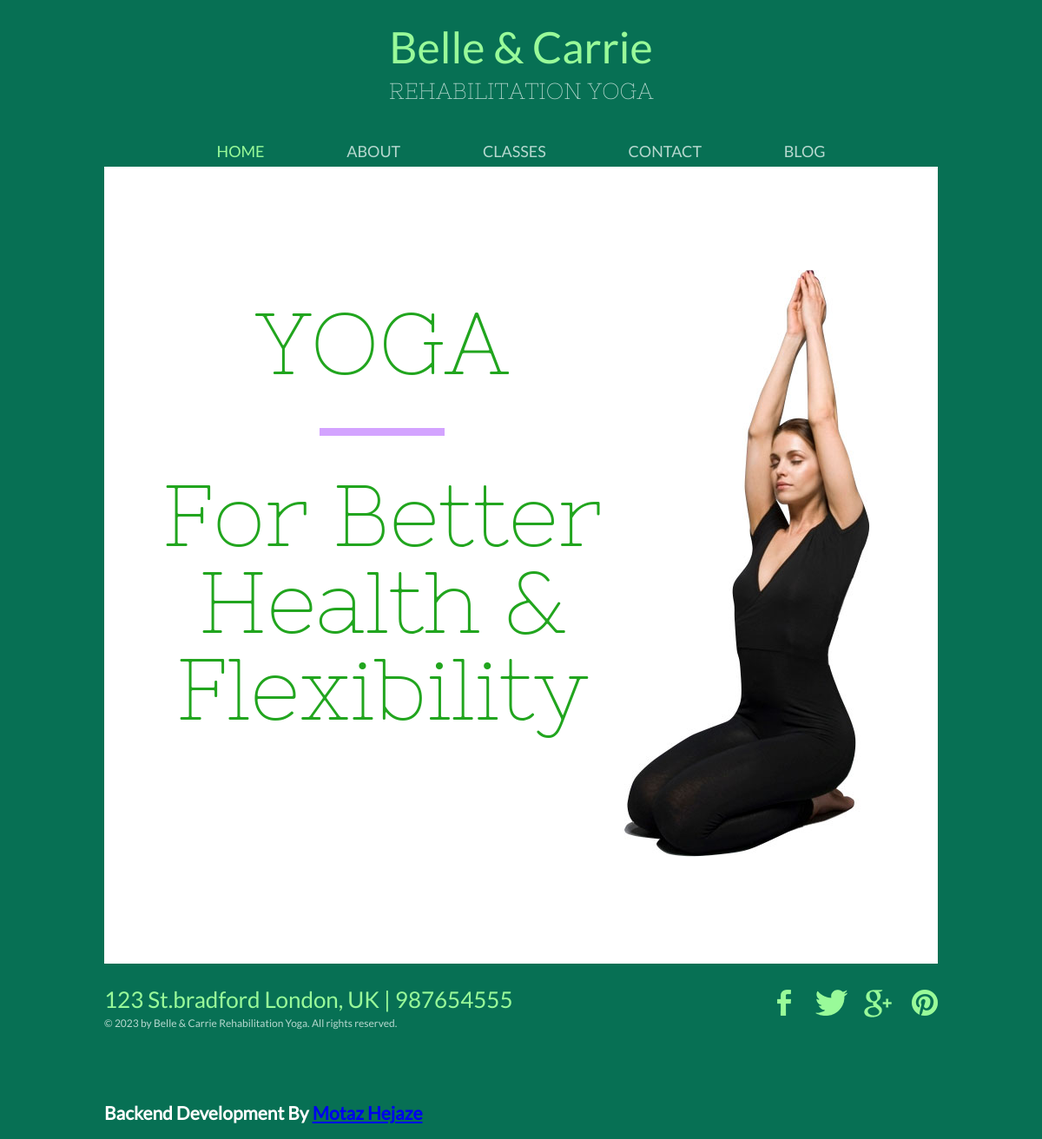
The page / on the database its author committed.
### yoga/models.py (models this page shows)
class Information(models.Model):
    address = models.CharField(max_length=50)
    phone = models.CharField(max_length=20)
    facebook = models.URLField(max_length=50)
    twitter = models.URLField(max_length=50)
    pinterest = models.URLField(max_length=50)
    google = models.URLField(max_length=50)
    background = models.ImageField(upload_to='website_images')

### yoga/views.py (the view)
# urls.py: 2. Add a URL to urlpatterns:  path('', views.home, name='home')
def home(request):
    site_infos = Information.objects.first()
    data = {'site_infos':site_infos}
    return render(request, 'yoga/home.html' , context=data)

### yoga/templates/yoga/home.html
{% extends "layout.html" %}
{% block content %}
	<div id="body">
		<div id="tagline">
			<h1>Yoga</h1>
			<p>
				For Better Health &amp; Flexibility
			</p>
		</div>
		<img src="{{ site_infos.background.url }}" alt="lady doing yoga" class="figure">
	</div>
	<div id="footer">
		<div>
			<span>{{ site_infos.address }} | {{ site_infos.phone }}</span>
			<p>
				&copy; 2023 by Belle &amp; Carrie Rehabilitation Yoga. All rights reserved.
			</p>
		</div>
		<div id="connect">
			<a href="{{ site_infos.facebook }}" id="facebook" target="_blank">Facebook</a>
			<a href="{{ site_infos.twitter }}" id="twitter" target="_blank">Twitter</a>
			<a href="{{ site_infos.google }}" id="googleplus" target="_blank">Google&#43;</a>
			<a href="{{ site_infos.pinterest }}" id="pinterest" target="_blank">Pinterest</a>
		</div>
	</div>
{% endblock %}

### yoga/static/yoga/css/style.css (style rules this page uses)
body { background: #077054; color: #315f52; font-family: 'latoregular'; font-size: 14px; margin: 0; padding: 0; }
a { outline: none; }
img { border: none; }
p { line-height: 30px; margin: 0; }
#body { background: #ffffff; margin: 1px auto 0; max-width: 880px; min-height: 827px; overflow: hidden; padding: 45px 40px 46px; }
#body img.figure { display: block; float: right; margin: 74px 38px 46px 0; max-width: 100%; width: auto; }
#body div#tagline { float: left; margin: 110px 0 0 25px; max-width: 510px; }
#body div#tagline h1 { background: url(../images/bg-separator.png) no-repeat center bottom; color: #21a51e; font-family: 'nixie_oneregular'; font-size: 100px; font-weight: normal; line-height: 100px; margin: 0; padding: 0 0 55px; text-align: center; text-transform: uppercase; }
#body div#tagline p { color: #21a51e; font-family: 'nixie_oneregular'; font-size: 100px; line-height: 100px; padding: 43px 0 0; text-align: center; }
#footer { margin: 0 auto; max-width: 960px; overflow: hidden; padding: 30px 0 60px; }
#footer div { float: left; width: 500px; }
#footer div span { color: #99fa99; display: block; font-size: 26px; line-height: 24px; }
#footer div p { color: #b6d8cf; font-size: 12px; line-height: 30px; }
#footer div#connect { float: right; overflow: hidden; width: auto; }
#footer div#connect a { background: url(../images/icons.png) no-repeat; display: block; float: left; text-indent: -99999px; }
#footer div#connect a#facebook { background-position: 0 0; height: 30px; width: 16px; }
#footer div#connect a#twitter { background-position: 0 -30px; height: 30px; margin: 0 0 0 28px; width: 37px; }
#footer div#connect a#googleplus { background-position: 0 -61px; height: 32px; margin: 0 0 0 19px; width: 32px; }
#footer div#connect a#pinterest { background-position: 0 -94px; height: 30px; margin: 0 0 0 23px; width: 30px; }

### rows shown on the page
Information: background (picture), address "123 St.bradford London, UK", phone "987654555"
